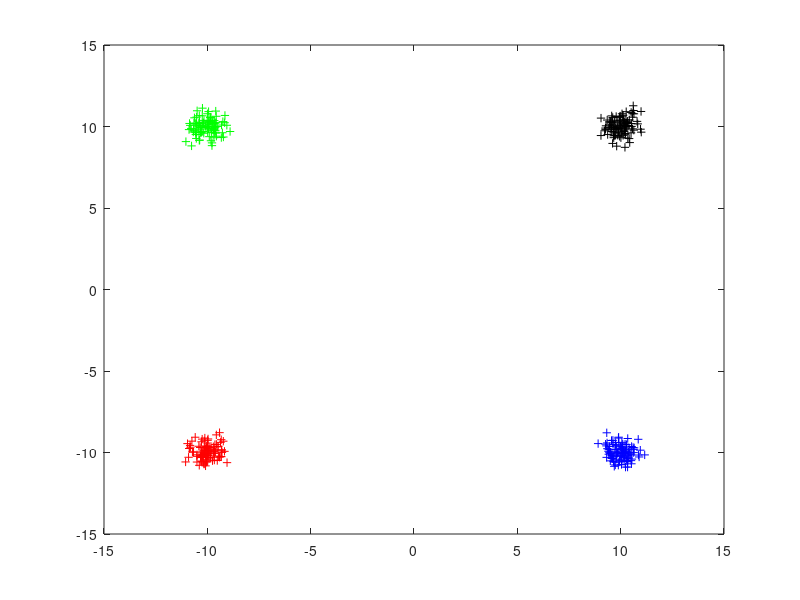

Here is the MATLAB script that generated this plot: (Note: this script raises an error after producing the figure.)
clear all;close all; clc;

N = 100;

%  -------------(a 小題)--------------
% 資料1, 2, 3, 4
a_m1 = [-10;-10]; % 平均
a_m2 = [-10;10]; 
a_m3 = [10;-10]; 
a_m4 = [10;10]; 
a_S = [0.2 0; 0 0.2]; % 共變異數

a_data1 = mvnrnd(a_m1, a_S, N); % 產生高斯分佈資料
a_data2 = mvnrnd(a_m2, a_S, N); 
a_data3 = mvnrnd(a_m3, a_S, N); 
a_data4 = mvnrnd(a_m4, a_S, N); 

figure(1)
% 顯示資料1
plot(a_data1(:,1),a_data1(:, 2),'r+');
% 顯示資料2
hold on;
plot(a_data2(:,1),a_data2(:, 2),'g+');
% 顯示資料3
hold on;
plot(a_data3(:,1),a_data3(:, 2),'b+');
% 顯示資料4
hold on;
plot(a_data4(:,1),a_data4(:, 2),'black+');

% 合併資料
a_data = [a_data1 a_data2 a_data3 a_data4];
a_mean = [a_m1 a_m2 a_m3 a_m4];
% 計算 Sw, Sb, Sm
a_Sw = CalSw(a_data, a_mean);
a_Sb = CalSb(a_mean);
a_Sm = a_Sw + a_Sb;
% 計算 J3
a_J3 = trace(inv(a_Sw)*a_Sm);

%  -------------(b 小題)-------------- 
% 資料1, 2, 3, 4
b_m1 = [-1;-1]; % 平均
b_m2 = [-1;1]; 
b_m3 = [1;-1]; 
b_m4 = [1;1]; 
b_S = [0.2 0; 0 0.2]; % 共變異數

b_data1 = mvnrnd(b_m1, b_S, N); % 產生高斯分佈資料
b_data2 = mvnrnd(b_m2, b_S, N); 
b_data3 = mvnrnd(b_m3, b_S, N); 
b_data4 = mvnrnd(b_m4, b_S, N); 

figure(2)
% 顯示資料1
plot(b_data1(:,1),b_data1(:, 2),'r+');
% 顯示資料2
hold on;
plot(b_data2(:,1),b_data2(:, 2),'g+');
% 顯示資料3
hold on;
plot(b_data3(:,1),b_data3(:, 2),'b+');
% 顯示資料4
hold on;
plot(b_data4(:,1),b_data4(:, 2),'black+');

% 合併資料
b_data = [b_data1 b_data2 b_data3 b_data4];
b_mean = [b_m1 b_m2 b_m3 b_m4];
% 計算 Sw, Sb, Sm
b_Sw = CalSw(b_data, b_mean);
b_Sb = CalSb(b_mean);
b_Sm = b_Sw + b_Sb;
% 計算 J3
b_J3 = trace(inv(b_Sw)*b_Sm);

%  -------------(c 小題)-------------- 
% 資料1, 2, 3, 4
c_S = [3 0; 0 3]; % 共變異數

c_data1 = mvnrnd(a_m1, c_S, N); % 產生高斯分佈資料
c_data2 = mvnrnd(a_m2, c_S, N); 
c_data3 = mvnrnd(a_m3, c_S, N); 
c_data4 = mvnrnd(a_m4, c_S, N); 

figure(3)
% 顯示資料1
plot(c_data1(:,1),c_data1(:, 2),'r+');
% 顯示資料2
hold on;
plot(c_data2(:,1),c_data2(:, 2),'g+');
% 顯示資料3
hold on;
plot(c_data3(:,1),c_data3(:, 2),'b+');
% 顯示資料4
hold on;
plot(c_data4(:,1),c_data4(:, 2),'black+');

% 合併資料
c_data = [c_data1 c_data2 c_data3 c_data4];
c_mean = [a_m1 a_m2 a_m3 a_m4];
% 計算 Sw, Sb, Sm
c_Sw = CalSw(c_data, c_mean);
c_Sb = CalSb(c_mean);
c_Sm = c_Sw + c_Sb;
% 計算 J3
c_J3 = trace(inv(c_Sw)*c_Sm);


% 計算 Sw = (1/N) * sum of 1:k class Si
% X - 資料 Nx8
% M - 平均 2x4
% res - Sw
function [res] = CalSw(X, M)
[N, d] = size(X);
res = zeros(2,2);
for i = 1:d/2
    for j = 1:N
        res = res + (X(j, 2*i-1:2*i)' - M(:, i)) * ( X(j, 2*i-1:2*i)' - M(:, i))';
    end
end
res = res / (N*d/2);
end

% 計算 Sb = sigma Pi * (mi - M) * (mi - M)'
% M - 平均 2x4
% res - Sb
function [res] = CalSb(M)
globalM = zeros(2,1);
res = 0;
for i = 1:4
    globalM = globalM + (1/4) * M(:, i);
end
for i = 1:4
    res = res + (1/4) * (M(:, i) - globalM)*(M(:, i) - globalM)';
end
end